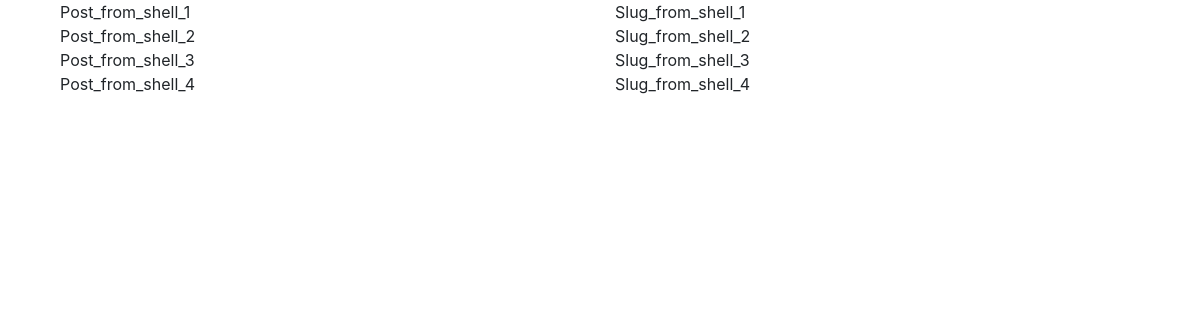
The page / on the database its author committed.
### post/models.py (models this page shows, shortened)
class Post(models.Model):
    objects = None
    title = models.CharField(max_length=200)
    image = models.ImageField(blank=True, null=True)
    slug = models.SlugField()
    created_at = models.DateTimeField(auto_now_add=True, db_index=True)
    author = models.ForeignKey(settings.AUTH_USER_MODEL, on_delete=models.CASCADE, null=True,
                               blank=True)
    tag = models.ForeignKey("Tag", on_delete=models.CASCADE, blank=True, null=True)
    class Meta:
        verbose_name = "Post"
        verbose_name_plural = "Posts"

### post/views.py (the view)
# urls.py: path("", all_post),
def all_post(request):
    post = Post.objects.all()
    return render(request, "all_post.html", {"post": post})

### templates/all_post.html (shortened to what this page needs)
{% extends "base.html" %}
{% load crispy_forms_tags %}
{% block content %}
    {% for item in post %}
        <div class="container">
          <div class="row">
            <div class="col">
                {{ item.title }}
            </div>
            <div class="col">
                {{ item.slug }}
            </div>
          </div>
        </div>
    {% endfor %}
{% endblock %}

### rows shown on the page
Post: title "Post_from_shell_1", slug "Slug_from_shell_1"
Post: title "Post_from_shell_2", slug "Slug_from_shell_2"
Post: title "Post_from_shell_3", slug "Slug_from_shell_3"
Post: title "Post_from_shell_4", slug "Slug_from_shell_4"
